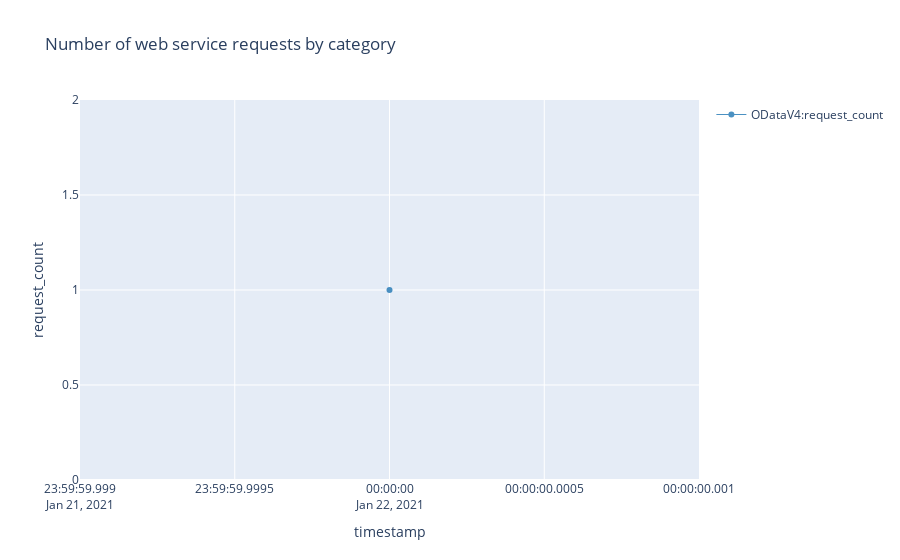

This figure's notebook cell:
### Markdown cell above
## Web service requests (incoming)

Performance tuning guide: [https://docs.microsoft.com/en-us/dynamics365/business-central/dev-itpro/performance/performance-developer#writing-efficient-web-services](https://docs.microsoft.com/en-us/dynamics365/business-central/dev-itpro/performance/performance-developer#writing-efficient-web-services)

Web service telemetry docs: [https://docs.microsoft.com/en-us/dynamics365/business-central/dev-itpro/administration/telemetry-webservices-trace](https://docs.microsoft.com/en-us/dynamics365/business-central/dev-itpro/administration/telemetry-webservices-trace)

KQL samples: [https://github.com/microsoft/BCTech/blob/master/samples/AppInsights/KQL/RawData/WebServiceCalls.kql](https://github.com/microsoft/BCTech/blob/master/samples/AppInsights/KQL/RawData/WebServiceCalls.kql)

### Code cell
%%kql 
let _aadTenantId = aadTenantId;
let _environmentName = environmentName;
let _startDate = startDate;
let _endDate = endDate;
traces
| where 1==1 
    and timestamp >= todatetime(_startDate)
    and timestamp <= todatetime(_endDate) + totimespan(24h) - totimespan(1ms)   
    and customDimensions.aadTenantId == _aadTenantId
    and (_environmentName == '' or customDimensions.environmentName == _environmentName )
    and customDimensions.eventId == 'RT0008'
| extend category = tostring( customDimensions.category )
| summarize request_count=count() by category, bin(timestamp, 1d)
| render timechart title= 'Number of web service requests by category'

### Figure 1 — Plotly figure (JSON) as saved in the notebook; plotly's stock layout.template omitted (floating-point values rounded to 4 significant figures)
{"data": [{"line": {"color": "rgb(31, 118, 179)", "width": 1}, "name": "ODataV4:request_count", "opacity": 0.8, "type": "scatter", "x": ["2021-01-22T00:00:00+00:00"], "y": [1]}], "layout": {"showlegend": true, "title": {"text": "Number of web service requests by category"}, "xaxis": {"autorange": true, "title": {"text": "timestamp"}, "type": "date"}, "yaxis": {"ticksuffix": "", "title": {"text": "request_count"}, "type": "linear"}}}
